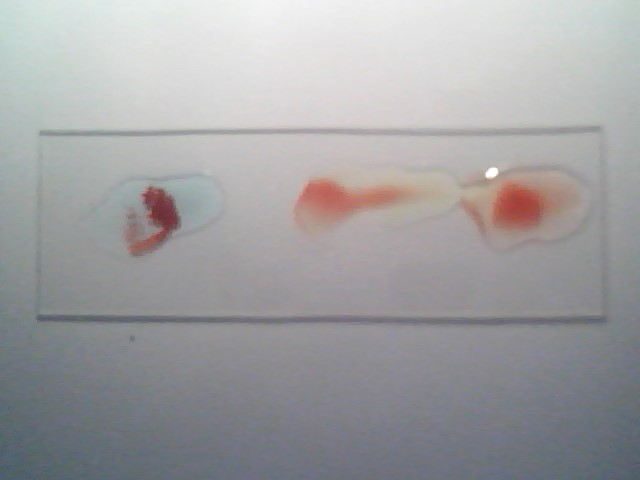
#> input picture Blood Group Tester Project/Clots/Dataset/A+1.jpg, 640 x 480 px; its folder holds only this picture in this run
$ python Gray.py
#> lines starting #> are read from the running program, lines starting #| are printed output that depends on the picture; after the words box and inside, x2 and y2 are one past the last pixel; in counts of white or black regions, pixels touching at a corner belong together
import cv2
import numpy as np
from matplotlib import pyplot as plt
import glob
from PIL import Image

name = glob.glob("F:\\Research\\Project\\Clots\\Dataset\\*.jpg")

i = 0

for filename in name:
    image = cv2.imread(filename)
#> image is the input picture: shape (480, 640, 3); mean B, G, R 163.1, 161.2, 161.7
    image = cv2.cvtColor(image, cv2.COLOR_BGR2GRAY)
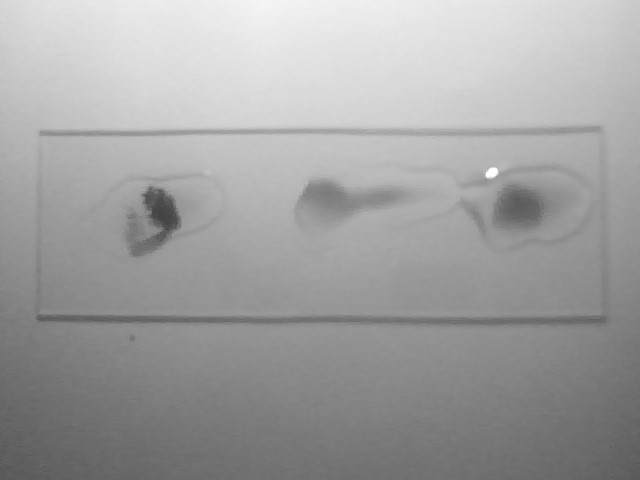
#> image: shape (480, 640); min 61, max 255, mean 161.5
    image = cv2.threshold(image, 128, 255, cv2.THRESH_BINARY)[1]
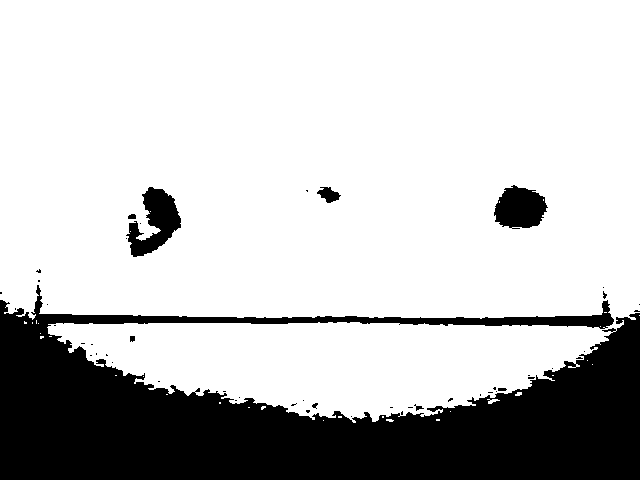
#> image: shape (480, 640); 76.7% white; 49 black regions (40 under 20 px), largest, box (x1, y1, x2, y2) and area: (0, 285, 640, 480) 67429, (126, 187, 181, 257) 1962, (494, 185, 548, 229) 1707
    path = f"F:\\Research\\Project\\Clots\\Gray\\obtbw\\image{i}.bmp"
    cv2.imwrite(path, image)
    i = i+1

$ run again, on Blood Group Tester Project/Clots/Dataset/A+5.jpg
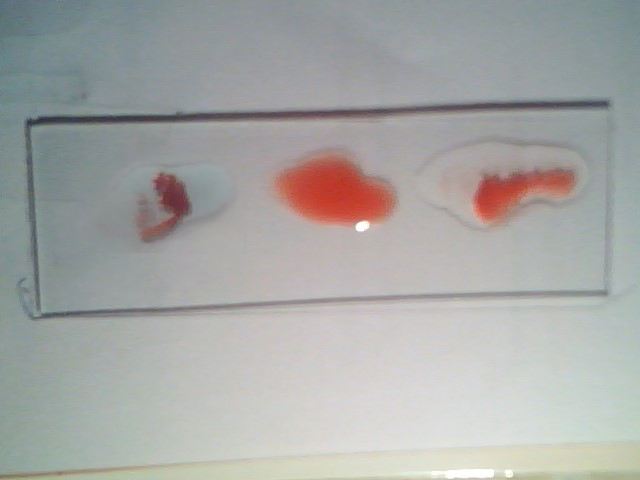
#> input picture Blood Group Tester Project/Clots/Dataset/A+5.jpg, 640 x 480 px
#> image is the input picture: shape (480, 640, 3); mean B, G, R 165.6, 167.7, 167
#> `image = cv2.cvtColor(image, cv2.COLOR_BGR2GRAY)`:
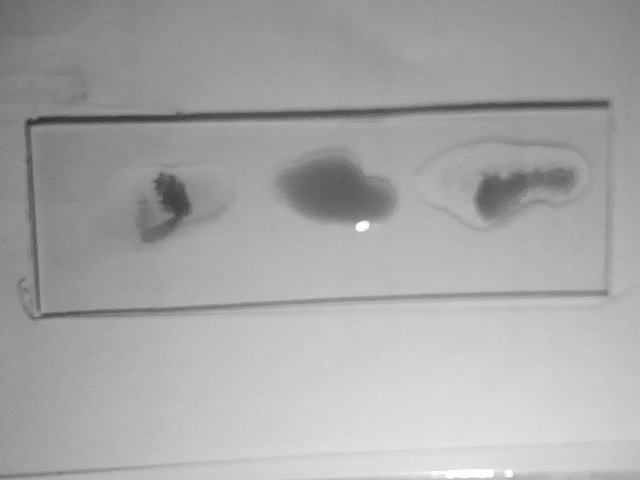
#> image: shape (480, 640); min 46, max 255, mean 167.2
#> `image = cv2.threshold(image, 128, 255, cv2.THRESH_BINARY)[1]`:
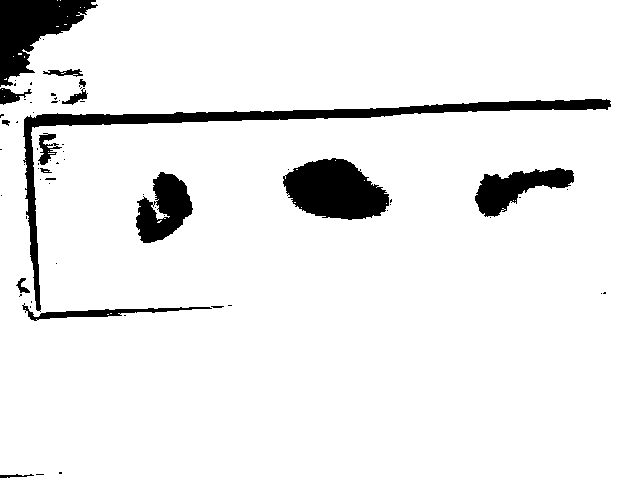
#> image: shape (480, 640); 92.7% white; 66 black regions (49 under 20 px), largest, box (x1, y1, x2, y2) and area: (23, 99, 611, 312) 6680, (283, 158, 389, 220) 4646, (0, 0, 98, 87) 4151

$ run again, on Blood Group Tester Project/Clots/Dataset/A+2.jpg
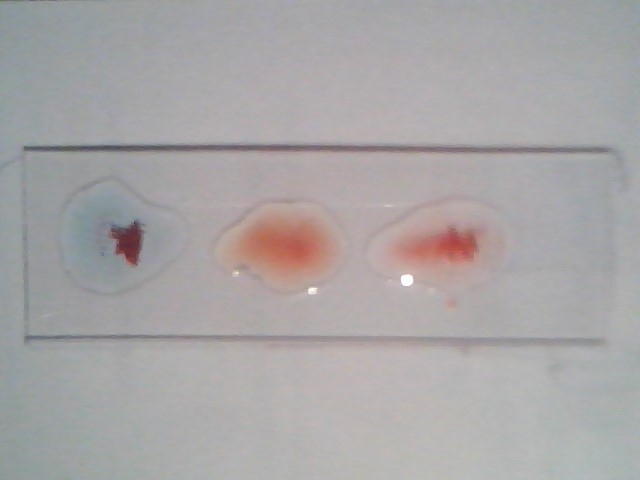
#> input picture Blood Group Tester Project/Clots/Dataset/A+2.jpg, 640 x 480 px
#> image is the input picture: shape (480, 640, 3); mean B, G, R 166.2, 165.6, 168.6
#> `image = cv2.cvtColor(image, cv2.COLOR_BGR2GRAY)`:
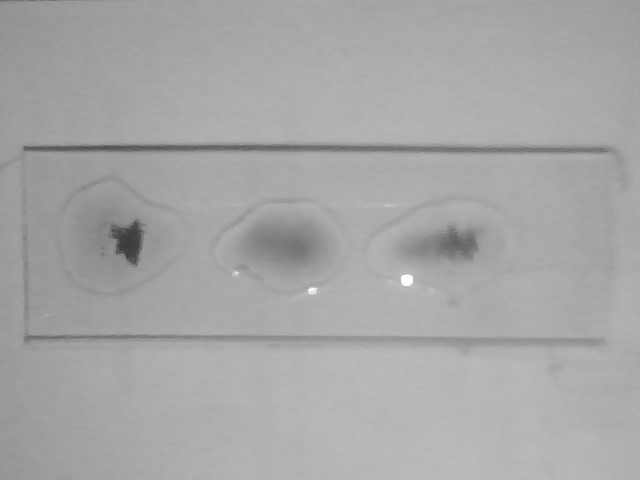
#> image: shape (480, 640); min 58, max 255, mean 166.6
#> `image = cv2.threshold(image, 128, 255, cv2.THRESH_BINARY)[1]`:
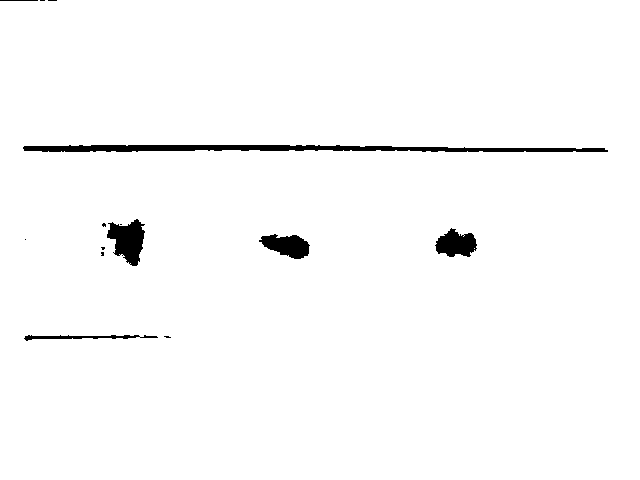
#> image: shape (480, 640); 98% white; 14 black regions (8 under 20 px), largest, box (x1, y1, x2, y2) and area: (23, 145, 608, 152) 2898, (107, 219, 145, 266) 1100, (435, 228, 477, 257) 813, (259, 234, 310, 259) 811, (24, 335, 158, 341) 360, (0, 0, 38, 1) 38
